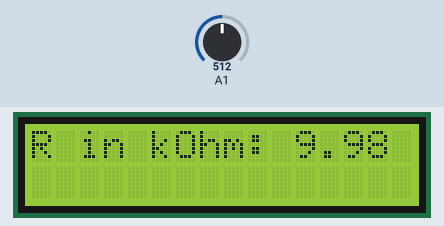
Simulated run of this sketch. Board: Arduino Uno, built with avr-gcc and run on an emulated ATmega328P. Parts: 16×2 character LCD. The inputs (shaded band) are chosen by the test bench; at power-on: A1 = 512. What the sketch prints to the serial monitor is not drawn.

Above: at 1.2 s.
1.3 s: A1 set to 0
At 2.2 s:
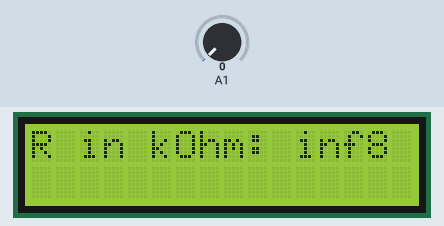
2.9 s: A1 set to 122
At 4.0 s:
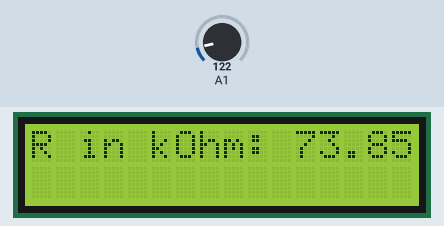
4.4 s: A1 set to 496
At 5.0 s:
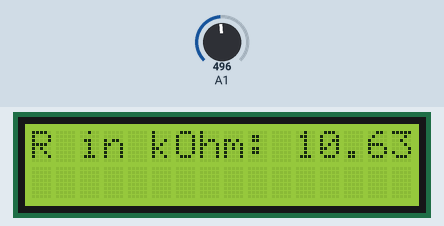
6.0 s: A1 set to 529
At 7.2 s:
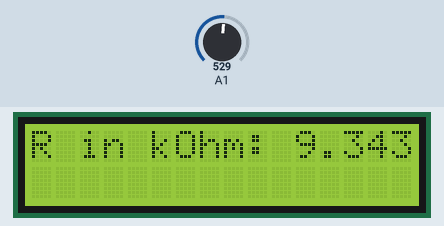
Timing chart, 0 to 8.6 s (numbered marks = the images above; inputs shaded):
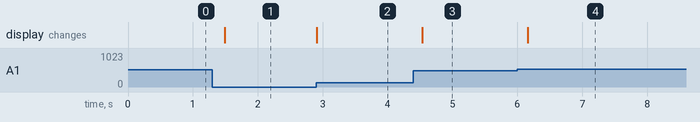

Measured:
- after the input at 1.3 s, the display: changes after 0.19 s (image 1)
- after the input at 2.9 s, the display: changes at once (image 2)
- after the input at 4.4 s, the display: changes after 0.13 s (image 3)
- after the input at 6.0 s, the display: changes after 0.16 s (image 4)

The sketch:

Exp3cd.ino
```cpp
#include <LiquidCrystal.h>
float x,y;
LiquidCrystal lcd(8, 9, 4, 5, 6, 7);

void setup() {
  pinMode(A1, INPUT);
  Serial.begin(9600);
  lcd.begin(16, 2);              // start the library
  lcd.setCursor(0,0);
}

void loop() {
  y = analogRead(A1)/1023.0;
  x = (10.00/(y))-10;

  lcd.setCursor(0,0);
  lcd.print("R in kOhm: ");
  lcd.print(x);

  Serial.print("The resistance in kOhm is: ");
  Serial.println(x);

  delay(200);
}
```
